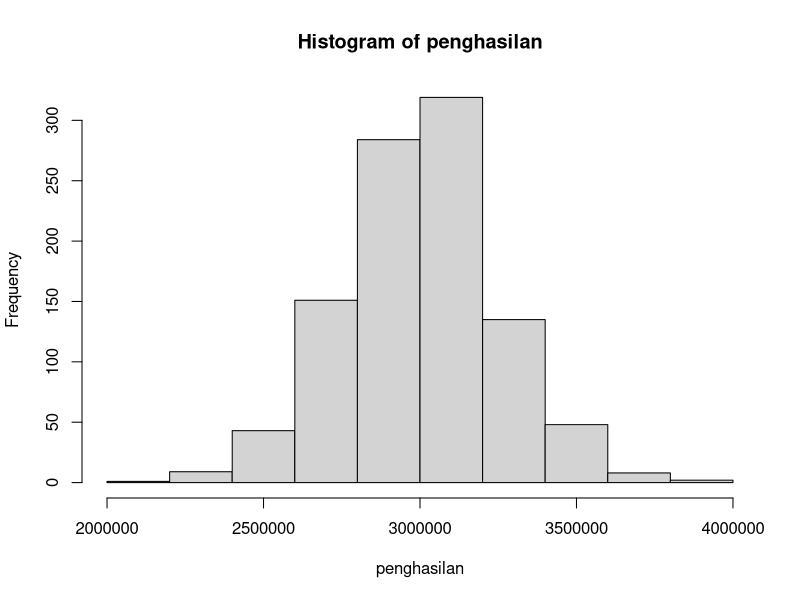

Source code (R):
## ---- chunk 1
knitr::opts_chunk$set(echo = TRUE)
## ---- chunk 2
#penghasilan satu kecamatan
penghasilan <- rnorm(1000, 3000000, 250000) #rnorm: random angka (n, mean, sd)

hist(penghasilan)
## ---- chunk 3
# memasukan 1 orang penghasilan 7 juta
baru <- 7e+08
penghasilan.baru <- append(penghasilan, baru)

median(penghasilan)
median(penghasilan.baru)

# Perbedaan mean sangat berpengaruh, karena sensitif terhadap outlier
mean(penghasilan)
mean(penghasilan.baru)
## ---- chunk 4
bil <- 1:20
# bil

matrix.bil <- matrix(bil)
# matrix.bil

matrix.bil2 <- matrix(bil,byrow = T,  nrow = 4)
# matrix.bil2

#SAHAM

TLKM <- c(4000, 4025, 4005, 4010)
DENI <- c(500, 515, 580, 550)

saham <- c(TLKM, DENI)
# saham

matrix.saham <- matrix(saham, byrow= T, nrow = 2)
# matrix.saham

hari <- c("Senin", "Selasa", "Rabu", "Kamis")
nama.saham <- c("TLKM", "DENI")

colnames(matrix.saham) <- hari # Menamai kolom
rownames(matrix.saham) <- nama.saham # Menamai Baris
# View(matrix.saham)

DENAY <- c(5010, 5100, 5025, 5125)
saham.baru <- rbind(matrix.saham, DENAY)

colSums(saham.baru)
rowSums(saham.baru)
colMeans(saham.baru)
rowMeans(saham.baru)

Rataan <- rowMeans(saham.baru)
saham.baru <- cbind(saham.baru, Rataan)

## ---- chunk 5
bil.matrix <- matrix(1:25, byrow=T, nrow= 5)
# bil.matrix
# 
# bil.matrix + bil.matrix
# bil.matrix * bil.matrix
# 1 / bil.matrix
# bil.matrix ^ 2
# 
# # bil.matrix %+% bil.matrix
# bil.matrix %*% bil.matrix
# 1 %/% bil.matrix
# # bil.matrix %^% 2

#SLICING dan INDEXING
# bil.matrix[baris, kolom]
bil.matrix[]
bil.matrix[1, ]
bil.matrix[1:3, ]
bil.matrix[c(1,3,4), ]
bil.matrix[ , c(3,4,5)]
